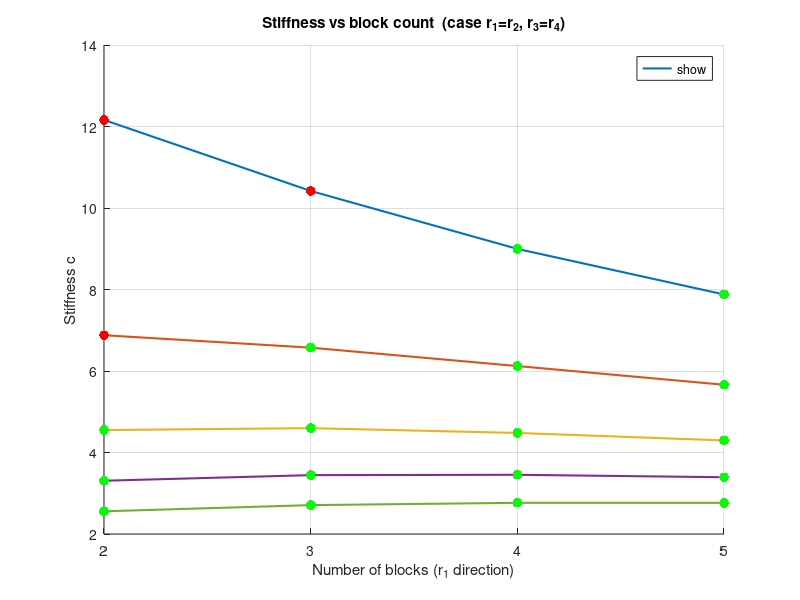
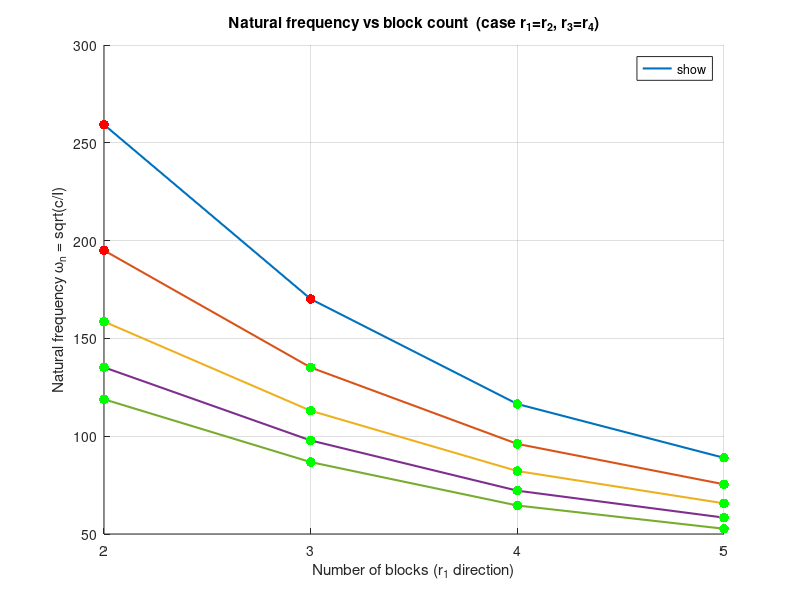

Here is the MATLAB script that generated these plots, in order: (Note: this script raises an error after producing the figures.)
%% Stiffness and natural frequency analysis with spring-thickness sweep
clear; clc; close all;

%% Fixed parameters
block_width   = 12.5e-3;
block_range_1   = 2:5;
block_range_2   = 1:5;
structure_I   = [180900 359900 663300 995800] * 1e-9;      % moment of inertia, correlates with r_1
r_5           = 20e-3;
spring_width  = block_width;
spring_E      = 200e9;

% Geometry vectors (r_1 and r_3 both scale with block_range)
r_1_values    = block_width * block_range_1;   % r_1 per block count
r_3_values    = block_width * block_range_2;   % r_3 per curve
r_3_blocks    = block_range_2;

% Spring thicknesses to iterate over (m)
spring_thickness_set = (0.2:0.1:1.0) * 1e-3;

%% ---- helper for stiffness ----
% c as a function of scalar r_1, scalar r_3, scalar spring_thickness
compute_c = @(r_1, r_3, t, EI) ...
    2 * EI ./ (r_1 + r_3 + t).^3 .* ...
    ( 4*(r_1 + r_3 + t).^2 ...
    + 12*(r_1 + t/2).^2 ...
    + 12*(r_1 + t/2).*(r_1 + r_3 + t) );

%% =====================================================================
%  FIGURE 1: Stiffness c vs block count  (one representative thickness)
%  FIGURE 2: Natural frequency w_n vs block count
%  (uses the nominal thickness 0.4e-3, matching your original script)
%% =====================================================================
spring_thickness = 0.4e-3;
springs_I  = spring_width * spring_thickness^3 / 12;
spring_EI  = spring_E * springs_I;

colors = lines(numel(r_3_values));

% ---------- Figure 1: stiffness ----------
figure; hold on;
for idx = 1:numel(r_3_values)
    r_3 = r_3_values(idx);
    c   = compute_c(r_1_values, r_3, spring_thickness, spring_EI);

    plot(block_range_1, c, '-', 'LineWidth', 1.5, 'Color', colors(idx,:), ...
        'DisplayName', sprintf('%d blocks (r_3)', r_3_blocks(idx)));

    threshold = 132.285714286 * (r_1_values + spring_thickness + r_5);
    passed    = c <= threshold;

    scatter(block_range_1(~passed), c(~passed), 50, 'r', 'filled', 'HandleVisibility','off');
    scatter(block_range_1( passed), c( passed), 50, 'g', 'filled', 'HandleVisibility','off');
end
xlabel('Number of blocks (r_1 direction)');
ylabel('Stiffness c');
title('Stiffness vs block count  (case r_1=r_2, r_3=r_4)');
legend('show','Location','best'); grid on; xticks(block_range_1); hold off;

% ---------- Figure 2: natural frequency ----------
figure; hold on;
for idx = 1:numel(r_3_values)
    r_3 = r_3_values(idx);
    c   = compute_c(r_1_values, r_3, spring_thickness, spring_EI);

    w_n = sqrt(c ./ structure_I);     % structure_I correlates with r_1 index

    plot(block_range_1, w_n, '-', 'LineWidth', 1.5, 'Color', colors(idx,:), ...
        'DisplayName', sprintf('%d blocks (r_3)', r_3_blocks(idx)));

    % carry the same pass/fail test through to w_n points
    threshold = 132.285714286 * (r_1_values + spring_thickness/2 + r_5);
    passed    = c <= threshold;

    scatter(block_range_1(~passed), w_n(~passed), 50, 'r', 'filled', 'HandleVisibility','off');
    scatter(block_range_1( passed), w_n( passed), 50, 'g', 'filled', 'HandleVisibility','off');
end
xlabel('Number of blocks (r_1 direction)');
ylabel('Natural frequency \omega_n = sqrt(c/I)');
title('Natural frequency vs block count  (case r_1=r_2, r_3=r_4)');
legend('show','Location','best'); grid on; xticks(block_range_1); hold off;

%% =====================================================================
%  SWEEP: iterate over r_1, r_3 and spring_thickness
%  Keep only configs that PASS the threshold (c <= 132.28...*(r_1+t+r_5))
%  Result: ranked table (high -> low w_n) of r_1, r_3, spring_thickness, c, w_n
%% =====================================================================
rows = [];   % [r_1, n1, r_3, n3, t, c, c_max, w_n]  (only passing configs)

for ti = 1:numel(spring_thickness_set)
    t          = spring_thickness_set(ti);
    springs_I  = spring_width * t^3 / 12;
    spring_EI  = spring_E * springs_I;

    for i1 = 1:numel(block_range_1)        % index into r_1 (and structure_I)
        r_1 = r_1_values(i1);
        n1  = block_range_1(i1);           % number of blocks in r_1 direction
        I   = structure_I(i1);

        for i3 = 1:numel(block_range_1)    % index into r_3
            r_3 = r_3_values(i3);
            n3  = block_range_1(i3);       % number of blocks in r_3 direction

            c   = compute_c(r_1, r_3, t, spring_EI);
            w_n = sqrt(c / I);

            % must pass the same threshold test as the plots
            c_max = 132.285714286 * 2 * (r_1 + t/2 + r_5);
            if c <= c_max
                rows(end+1, :) = [r_1, n1, r_3, n3, t, c, c_max, w_n]; %#ok<SAGROW>
            end
        end
    end
end

if isempty(rows)
    error('No configuration passed the threshold test.');
end

% Sort passing configs by w_n descending (w_n is column 8)
[~, order] = sort(rows(:,8), 'descend');
rows = rows(order, :);

% Build table with block counts shown in parentheses alongside r values
r_1_label = arrayfun(@(v,n) sprintf('%.4g (%d)', v, n), rows(:,1), rows(:,2), 'UniformOutput', false);
r_3_label = arrayfun(@(v,n) sprintf('%.4g (%d)', v, n), rows(:,3), rows(:,4), 'UniformOutput', false);

results = table(r_1_label, r_3_label, rows(:,5), rows(:,6), rows(:,7), rows(:,8), ...
    'VariableNames', {'r_1_blocks','r_3_blocks','spring_thickness','c','c_max','w_n'});

disp('Passing configurations ranked by natural frequency (high -> low):');
disp(results);

best = results(1,:);
fprintf('\nHighest w_n configuration that passes the threshold:\n');
fprintf('  r_1 (blocks)     = %s m\n', best.r_1_blocks{1});
fprintf('  r_3 (blocks)     = %s m\n', best.r_3_blocks{1});
fprintf('  spring_thickness = %.4g m\n', best.spring_thickness);
fprintf('  c                = %.6g\n',   best.c);
fprintf('  c_max            = %.6g\n',   best.c_max);
fprintf('  w_n              = %.6g\n',   best.w_n);

% Optional: save full ranking to CSV
writetable(results, fullfile(fileparts(mfilename('fullpath')), 'wn-ranking.csv'));
